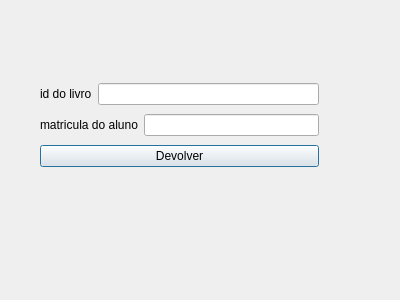
<?xml version="1.0" encoding="UTF-8"?>
<ui version="4.0">
 <class>Delvolucao</class>
 <widget class="QDialog" name="Delvolucao">
  <property name="geometry">
   <rect>
    <x>0</x>
    <y>0</y>
    <width>400</width>
    <height>300</height>
   </rect>
  </property>
  <property name="windowTitle">
   <string>Dialog</string>
  </property>
  <widget class="QWidget" name="">
   <property name="geometry">
    <rect>
     <x>40</x>
     <y>80</y>
     <width>279</width>
     <height>93</height>
    </rect>
   </property>
   <layout class="QVBoxLayout" name="verticalLayout">
    <item>
     <layout class="QHBoxLayout" name="horizontalLayout">
      <item>
       <widget class="QLabel" name="label">
        <property name="text">
         <string>id do livro</string>
        </property>
       </widget>
      </item>
      <item>
       <widget class="QLineEdit" name="id"/>
      </item>
     </layout>
    </item>
    <item>
     <layout class="QHBoxLayout" name="horizontalLayout_2">
      <item>
       <widget class="QLabel" name="label_2">
        <property name="text">
         <string>matricula do aluno</string>
        </property>
       </widget>
      </item>
      <item>
       <widget class="QLineEdit" name="mat"/>
      </item>
     </layout>
    </item>
    <item>
     <widget class="QPushButton" name="devolver">
      <property name="text">
       <string>Devolver</string>
      </property>
     </widget>
    </item>
   </layout>
  </widget>
 </widget>
 <resources/>
 <connections/>
</ui>
